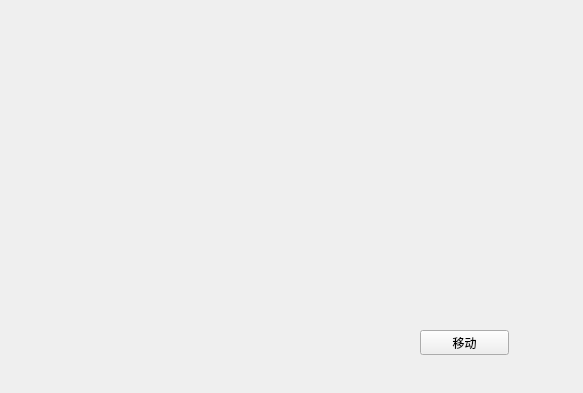
<?xml version="1.0" encoding="UTF-8"?>
<ui version="4.0">
 <class>Widget</class>
 <widget class="QWidget" name="Widget">
  <property name="geometry">
   <rect>
    <x>0</x>
    <y>0</y>
    <width>583</width>
    <height>393</height>
   </rect>
  </property>
  <property name="windowTitle">
   <string>Widget</string>
  </property>
  <widget class="QPushButton" name="pushButton">
   <property name="geometry">
    <rect>
     <x>420</x>
     <y>330</y>
     <width>89</width>
     <height>25</height>
    </rect>
   </property>
   <property name="text">
    <string>移动</string>
   </property>
  </widget>
 </widget>
 <layoutdefault spacing="6" margin="11"/>
 <resources/>
 <connections/>
</ui>
